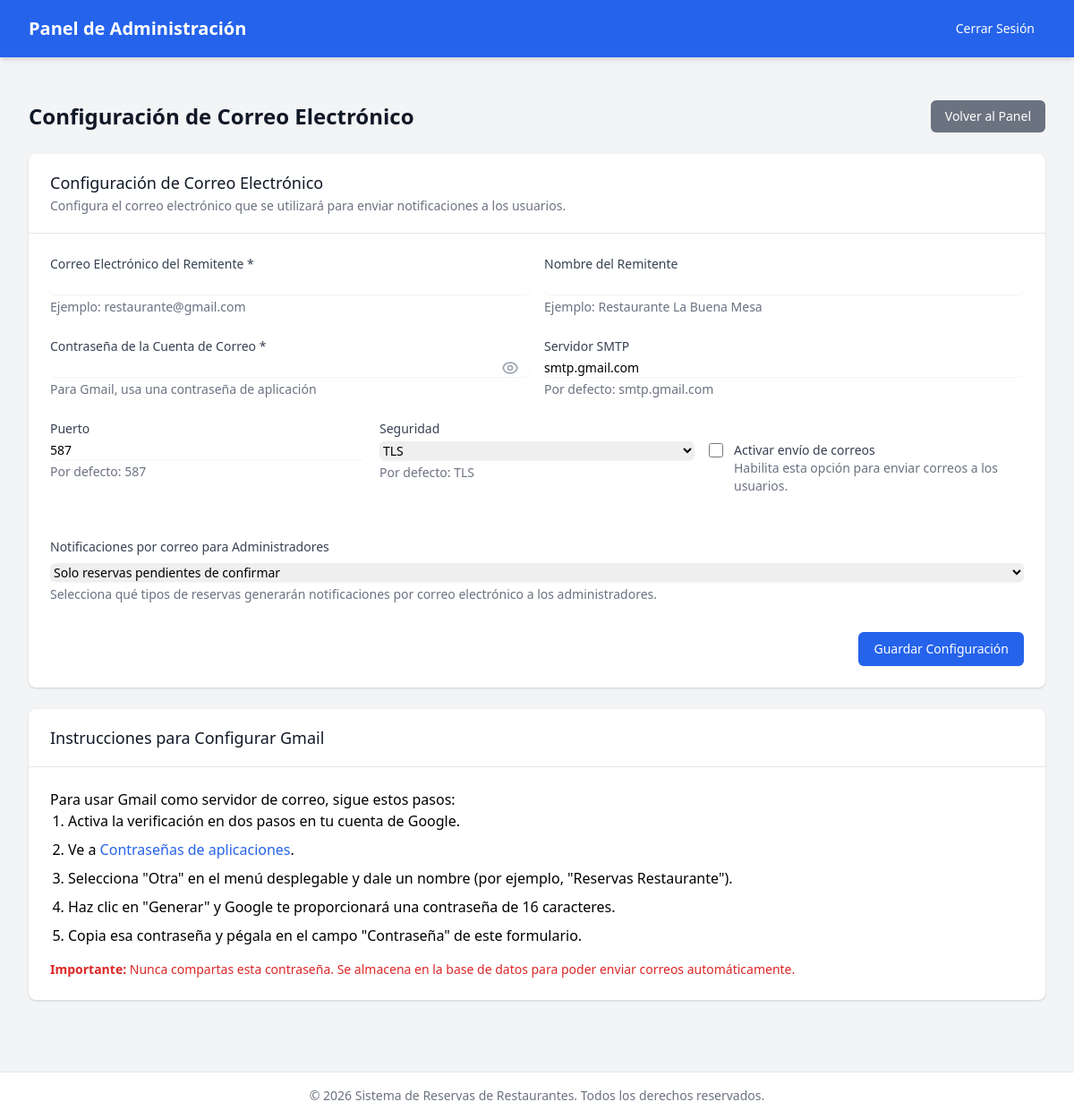
/admin/configuracion_email.php (signed in), run on the app's committed database.
### tables this page shows
CREATE TABLE configuracion (
    id INT PRIMARY KEY,
    max_personas_sin_aprobacion INT NOT NULL DEFAULT 4,
    email_activo BOOLEAN DEFAULT FALSE,
    notificar_admin ENUM('todas', 'pendientes', 'ninguna') DEFAULT 'pendientes',
    notificaciones_admin ENUM('todas', 'pendientes', 'ninguna') DEFAULT 'pendientes',
     
    capacidad_dentro_mediodia INT NOT NULL DEFAULT 30,
    capacidad_fuera_mediodia INT NOT NULL DEFAULT 20,
    capacidad_dentro_noche INT NOT NULL DEFAULT 35,
    capacidad_fuera_noche INT NOT NULL DEFAULT 25,
     
    email_remitente VARCHAR(100),
    email_password VARCHAR(255),
    email_host VARCHAR(100) DEFAULT 'smtp.gmail.com',
    email_puerto INT DEFAULT 587,
    email_seguridad ENUM('tls', 'ssl') DEFAULT 'tls',
    email_nombre_remitente VARCHAR(100),
     
    logo_path VARCHAR(255),
    titulo_principal VARCHAR(100) DEFAULT 'Sistema de Reservas',
    subtitulo VARCHAR(200) DEFAULT 'Reserve su mesa fácilmente',
    color_principal VARCHAR(20) DEFAULT '#4A5568',
    color_secundario VARCHAR(20) DEFAULT '#38B2AC',
    mostrar_confeti BOOLEAN DEFAULT TRUE,
    tipo_letra VARCHAR(255) DEFAULT 'system-ui, -apple-system, BlinkMacSystemFont, Segoe UI, Roboto, Helvetica Neue, Arial',
     
    url_redireccion_reserva VARCHAR(255) DEFAULT 'reserva_exitosa.php' COMMENT 'URL a la que redirigir tras una reserva exitosa'
);

### admin/configuracion_email.php (the view, shortened to what this page needs)
<?php
require_once '../enviar_correo_directo.php';
$host = 'localhost';
$db = 'restaurante_reservas';
$user = 'root';
$pass = '';
$charset = 'utf8mb4';
$dsn = "mysql:host=$host;dbname=$db;charset=$charset";
$options = [
    PDO::ATTR_ERRMODE => PDO::ERRMODE_EXCEPTION,
    PDO::ATTR_DEFAULT_FETCH_MODE => PDO::FETCH_ASSOC,
    PDO::ATTR_EMULATE_PREPARES => false,
];
$pageTitle = 'Configuración de Correo Electrónico';
try {
    $pdo = new PDO($dsn, $user, $pass, $options);
    $stmt = $pdo->prepare("SELECT * FROM configuracion WHERE id = ?");
    $stmt->execute([1]);
    $admin = $stmt->fetch();
    $email_remitente = $admin['email_remitente'] ?? '';
    $email_password = $admin['email_password'] ?? '';
    $email_host = $admin['email_host'] ?? 'smtp.gmail.com';
    $email_puerto = $admin['email_puerto'] ?? 587;
    $email_seguridad = $admin['email_seguridad'] ?? 'tls';
    $email_nombre_remitente = $admin['email_nombre_remitente'] ?? '';
    $email_activo = $admin['email_activo'] ?? 0;
    $notificaciones_admin = $admin['notificaciones_admin'] ?? 'pendientes';
} catch (Exception $e) {
    $mensaje = 'Error: ' . $e->getMessage();
    $tipo_mensaje = 'error';
}
?>
<!DOCTYPE html>
<html lang="es">
<head>
    <link href="https://cdn.jsdelivr.net/npm/tailwindcss@2.2.19/dist/tailwind.min.css" rel="stylesheet">
</head>
<body class="bg-gray-100 min-h-screen">
    <nav class="bg-blue-600 text-white shadow-md">
        <div class="max-w-7xl mx-auto px-4 sm:px-6 lg:px-8">
            <div class="flex justify-between h-16">
                <div class="flex">
                    <div class="flex-shrink-0 flex items-center">
                        <span class="text-xl font-bold">Panel de Administración</span>
                    </div>
                </div>
                <div class="flex items-center">
                    <a href="logout.php" class="ml-4 px-3 py-2 rounded-md text-sm font-medium hover:bg-blue-700">Cerrar Sesión</a>
                </div>
            </div>
        </div>
    </nav>
    <div class="max-w-7xl mx-auto py-6 sm:px-6 lg:px-8">
        <div class="px-4 py-6 sm:px-0">
            <div class="flex justify-between items-center mb-6">
                <h1 class="text-2xl font-semibold text-gray-900"><?php echo $pageTitle; ?></h1>
                <a href="index.php" class="bg-gray-500 hover:bg-gray-600 text-white px-4 py-2 rounded-md text-sm font-medium transition duration-300">
                    Volver al Panel
                </a>
            </div>
            <div class="bg-white shadow overflow-hidden sm:rounded-lg">
                <div class="px-4 py-5 sm:px-6">
                    <h3 class="text-lg leading-6 font-medium text-gray-900">
                        Configuración de Correo Electrónico
                    </h3>
                    <p class="mt-1 max-w-2xl text-sm text-gray-500">
                        Configura el correo electrónico que se utilizará para enviar notificaciones a los usuarios.
                    </p>
                </div>
                <div class="border-t border-gray-200">
                    <form method="POST" action="<?php echo htmlspecialchars($_SERVER['PHP_SELF']); ?>" class="p-6">
                        <div class="grid grid-cols-1 gap-y-6 gap-x-4 sm:grid-cols-6">
                            <div class="sm:col-span-3">
                                <label for="email_remitente" class="block text-sm font-medium text-gray-700">
                                    Correo Electrónico del Remitente *
                                </label>
                                <div class="mt-1">
                                    <input type="email" id="email_remitente" name="email_remitente"
                                           value="<?php echo htmlspecialchars($email_remitente); ?>"
                                           class="shadow-sm focus:ring-blue-500 focus:border-blue-500 block w-full sm:text-sm border-gray-300 rounded-md">
                                </div>
                                <p class="mt-1 text-sm text-gray-500">
                                    Ejemplo: restaurante@gmail.com
                                </p>
                            </div>
                            <div class="sm:col-span-3">
                                <label for="email_nombre_remitente" class="block text-sm font-medium text-gray-700">
                                    Nombre del Remitente
                                </label>
                                <div class="mt-1">
                                    <input type="text" id="email_nombre_remitente" name="email_nombre_remitente"
                                           value="<?php echo htmlspecialchars($email_nombre_remitente); ?>"
                                           class="shadow-sm focus:ring-blue-500 focus:border-blue-500 block w-full sm:text-sm border-gray-300 rounded-md">
                                </div>
                                <p class="mt-1 text-sm text-gray-500">
                                    Ejemplo: Restaurante La Buena Mesa
                                </p>
                            </div>
                            <div class="sm:col-span-3">
                                <label for="email_password" class="block text-sm font-medium text-gray-700">
                                    Contraseña de la Cuenta de Correo *
                                </label>
                                <div class="mt-1 relative">
                                    <input type="password" id="email_password" name="email_password"
                                           value="<?php echo htmlspecialchars($email_password); ?>"
                                           class="shadow-sm focus:ring-blue-500 focus:border-blue-500 block w-full sm:text-sm border-gray-300 rounded-md">
                                    <button type="button" id="toggle_password" class="absolute inset-y-0 right-0 pr-3 flex items-center text-sm leading-5">
                                    </button>
                                </div>
                                <p class="mt-1 text-sm text-gray-500">
                                    Para Gmail, usa una contraseña de aplicación
                                </p>
                            </div>
                            <div class="sm:col-span-3">
                                <label for="email_host" class="block text-sm font-medium text-gray-700">
                                    Servidor SMTP
                                </label>
                                <div class="mt-1">
                                    <input type="text" id="email_host" name="email_host"
                                           value="<?php echo htmlspecialchars($email_host); ?>"
                                           class="shadow-sm focus:ring-blue-500 focus:border-blue-500 block w-full sm:text-sm border-gray-300 rounded-md">
                                </div>
                                <p class="mt-1 text-sm text-gray-500">
                                    Por defecto: smtp.gmail.com
                                </p>
                            </div>
                            <div class="sm:col-span-2">
                                <label for="email_puerto" class="block text-sm font-medium text-gray-700">
                                    Puerto
                                </label>
                                <div class="mt-1">
                                    <input type="number" id="email_puerto" name="email_puerto"
                                           value="<?php echo htmlspecialchars($email_puerto); ?>"
                                           class="shadow-sm focus:ring-blue-500 focus:border-blue-500 block w-full sm:text-sm border-gray-300 rounded-md">
                                </div>
                                <p class="mt-1 text-sm text-gray-500">
                                    Por defecto: 587
                                </p>
                            </div>
                            <div class="sm:col-span-2">
                                <label for="email_seguridad" class="block text-sm font-medium text-gray-700">
                                    Seguridad
                                </label>
                                <div class="mt-1">
                                    <select id="email_seguridad" name="email_seguridad"
                                            class="shadow-sm focus:ring-blue-500 focus:border-blue-500 block w-full sm:text-sm border-gray-300 rounded-md">
                                        <option value="tls" <?php echo $email_seguridad === 'tls' ? 'selected' : ''; ?>>TLS</option>
                                    </select>
                                </div>
                                <p class="mt-1 text-sm text-gray-500">
                                    Por defecto: TLS
                                </p>
                            </div>
                            <div class="sm:col-span-2">
                                <div class="flex items-start mt-6">
                                    <div class="flex items-center h-5">
                                        <input id="email_activo" name="email_activo" type="checkbox"
                                               <?php echo $email_activo ? 'checked' : ''; ?>
                                               class="focus:ring-blue-500 h-4 w-4 text-blue-600 border-gray-300 rounded">
                                    </div>
                                    <div class="ml-3 text-sm">
                                        <label for="email_activo" class="font-medium text-gray-700">Activar envío de correos</label>
                                        <p class="text-gray-500">Habilita esta opción para enviar correos a los usuarios.</p>
                                    </div>
                                </div>
                            </div>
                            <div class="sm:col-span-6 mt-6">
                                <label for="notificaciones_admin" class="block text-sm font-medium text-gray-700 mb-2">
                                    Notificaciones por correo para Administradores
                                </label>
                                <div class="mt-1">
                                    <select id="notificaciones_admin" name="notificaciones_admin"
                                            class="shadow-sm focus:ring-blue-500 focus:border-blue-500 block w-full sm:text-sm border-gray-300 rounded-md">
                                        <option value="pendientes" <?php echo $notificaciones_admin === 'pendientes' ? 'selected' : ''; ?>>Solo reservas pendientes de confirmar</option>
                                    </select>
                                </div>
                                <p class="mt-1 text-sm text-gray-500">
                                    Selecciona qué tipos de reservas generarán notificaciones por correo electrónico a los administradores.
                                </p>
                            </div>
                        </div>
                        <div class="mt-8 flex justify-end">
                            <button type="submit" class="ml-3 inline-flex justify-center py-2 px-4 border border-transparent shadow-sm text-sm font-medium rounded-md text-white bg-blue-600 hover:bg-blue-700 focus:outline-none focus:ring-2 focus:ring-offset-2 focus:ring-blue-500">
                                Guardar Configuración
                            </button>
                        </div>
                    </form>
                </div>
            </div>
            <div class="mt-6 bg-white shadow overflow-hidden sm:rounded-lg">
                <div class="px-4 py-5 sm:px-6">
                    <h3 class="text-lg leading-6 font-medium text-gray-900">
                        Instrucciones para Configurar Gmail
                    </h3>
                </div>
                <div class="border-t border-gray-200 px-4 py-5 sm:p-6">
                    <div class="prose max-w-none">
                        <p>Para usar Gmail como servidor de correo, sigue estos pasos:</p>
                        <ol class="list-decimal pl-5 space-y-2">
                            <li>Activa la verificación en dos pasos en tu cuenta de Google.</li>
                            <li>Ve a <a href="https://myaccount.google.com/apppasswords" target="_blank" class="text-blue-600 hover:underline">Contraseñas de aplicaciones</a>.</li>
                            <li>Selecciona "Otra" en el menú desplegable y dale un nombre (por ejemplo, "Reservas Restaurante").</li>
                            <li>Haz clic en "Generar" y Google te proporcionará una contraseña de 16 caracteres.</li>
                            <li>Copia esa contraseña y pégala en el campo "Contraseña" de este formulario.</li>
                        </ol>
                        <p class="mt-4 text-sm text-red-600">
                            <strong>Importante:</strong> Nunca compartas esta contraseña. Se almacena en la base de datos para poder enviar correos automáticamente.
                        </p>
                    </div>
                </div>
            </div>
        </div>
    </div>
    <footer class="bg-white border-t border-gray-200 py-4 mt-8">
        <div class="max-w-7xl mx-auto px-4 sm:px-6 lg:px-8">
            <p class="text-center text-gray-500 text-sm">
                &copy; <?php echo date('Y'); ?> Sistema de Reservas de Restaurantes. Todos los derechos reservados.
            </p>
        </div>
    </footer>
</body>
</html>

### data on the page
configuracion: email_host "smtp.gmail.com", email_puerto "587", email_seguridad "TLS", notificaciones_admin "Solo reservas pendientes de confirmar"

### other printed values
$pageTitle "Configuración de Correo Electrónico"
